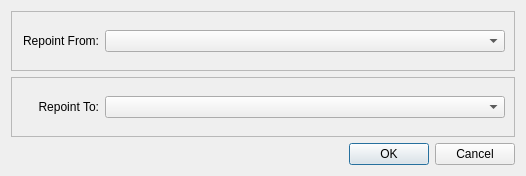
<?xml version="1.0" encoding="UTF-8"?>
<ui version="4.0">
 <class>Dialog</class>
 <widget class="QDialog" name="Dialog">
  <property name="geometry">
   <rect>
    <x>0</x>
    <y>0</y>
    <width>526</width>
    <height>176</height>
   </rect>
  </property>
  <property name="windowTitle">
   <string>Repoint</string>
  </property>
  <layout class="QVBoxLayout" name="verticalLayout">
   <item>
    <widget class="QFrame" name="frame">
     <property name="frameShape">
      <enum>QFrame::StyledPanel</enum>
     </property>
     <property name="frameShadow">
      <enum>QFrame::Raised</enum>
     </property>
     <layout class="QHBoxLayout" name="horizontalLayout">
      <item>
       <widget class="QLabel" name="label_2">
        <property name="minimumSize">
         <size>
          <width>72</width>
          <height>23</height>
         </size>
        </property>
        <property name="layoutDirection">
         <enum>Qt::LeftToRight</enum>
        </property>
        <property name="text">
         <string>Repoint From:</string>
        </property>
        <property name="alignment">
         <set>Qt::AlignRight|Qt::AlignTrailing|Qt::AlignVCenter</set>
        </property>
       </widget>
      </item>
      <item>
       <widget class="QComboBox" name="From">
        <property name="minimumSize">
         <size>
          <width>400</width>
          <height>0</height>
         </size>
        </property>
       </widget>
      </item>
     </layout>
    </widget>
   </item>
   <item>
    <widget class="QFrame" name="frame_2">
     <property name="frameShape">
      <enum>QFrame::StyledPanel</enum>
     </property>
     <property name="frameShadow">
      <enum>QFrame::Raised</enum>
     </property>
     <layout class="QHBoxLayout" name="horizontalLayout_2">
      <item>
       <widget class="QLabel" name="label_3">
        <property name="minimumSize">
         <size>
          <width>72</width>
          <height>23</height>
         </size>
        </property>
        <property name="layoutDirection">
         <enum>Qt::LeftToRight</enum>
        </property>
        <property name="text">
         <string>Repoint To:</string>
        </property>
        <property name="alignment">
         <set>Qt::AlignRight|Qt::AlignTrailing|Qt::AlignVCenter</set>
        </property>
       </widget>
      </item>
      <item>
       <widget class="QComboBox" name="To">
        <property name="minimumSize">
         <size>
          <width>400</width>
          <height>0</height>
         </size>
        </property>
       </widget>
      </item>
     </layout>
    </widget>
   </item>
   <item>
    <widget class="QDialogButtonBox" name="buttonBox">
     <property name="orientation">
      <enum>Qt::Horizontal</enum>
     </property>
     <property name="standardButtons">
      <set>QDialogButtonBox::Cancel|QDialogButtonBox::Ok</set>
     </property>
    </widget>
   </item>
  </layout>
 </widget>
 <resources/>
 <connections>
  <connection>
   <sender>buttonBox</sender>
   <signal>accepted()</signal>
   <receiver>Dialog</receiver>
   <slot>accept()</slot>
   <hints>
    <hint type="sourcelabel">
     <x>248</x>
     <y>254</y>
    </hint>
    <hint type="destinationlabel">
     <x>157</x>
     <y>274</y>
    </hint>
   </hints>
  </connection>
  <connection>
   <sender>buttonBox</sender>
   <signal>rejected()</signal>
   <receiver>Dialog</receiver>
   <slot>reject()</slot>
   <hints>
    <hint type="sourcelabel">
     <x>316</x>
     <y>260</y>
    </hint>
    <hint type="destinationlabel">
     <x>286</x>
     <y>274</y>
    </hint>
   </hints>
  </connection>
 </connections>
</ui>
